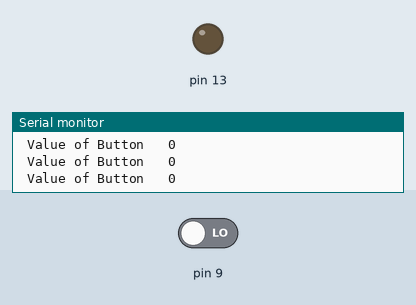
The sketch below on a simulated Arduino Uno, built with avr-gcc and run on an emulated ATmega328P. On the bench: output pins drawn as LEDs (lit = HIGH), the last lines printed to the serial monitor. Inputs (shaded band) come from the test bench; at power-on: pin 9 LOW.

Above: at 10.8 s.
10.9 s: pin 9 driven HIGH
At 16.3 s:
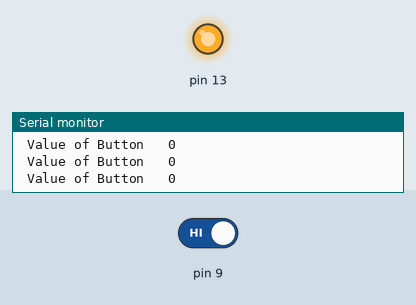
21.5 s: pin 9 driven LOW
At 22.4 s:
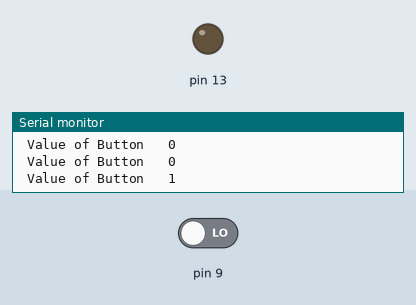
Timing chart, 0 to 24.5 s (numbered marks = the images above; inputs shaded):
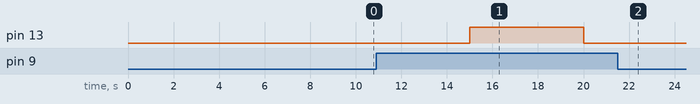

Measured:
- after the input at 10.9 s, pin 13: LOW → HIGH after 4.1 s, → LOW 5.0 s later
- after the input at 21.5 s, pin 13: stays LOW (without the input it goes to HIGH after 3.5 s)

The sketch:

std_hub.ino
```cpp
#include <std_base.h>
#include <constant_std.h>

std_base corridor_led(LED_PORT_13,BUTTON_PORT_09);

void setup()
{
      Serial.begin(BAUD_RATE);
     // corridor_led.initialize(LED_PORT_13,BUTTON_PORT_09);
       Serial.print("\n Start Session \t");
}

void loop()
{
   //  Serial.println(corridor_led._timer, DEC);
   //  Serial.print("\n Value of LED \t");
    // Serial.println( corridor_led._STATE, DEC);
    Serial.print("\n Value of Button \t");
    Serial.println( corridor_led._Button, DEC);
    // Serial.println("------------------------------");
    corridor_led.LED_STEPS();
    corridor_led.delay_timer(DELAY_VALUE);

}
```
